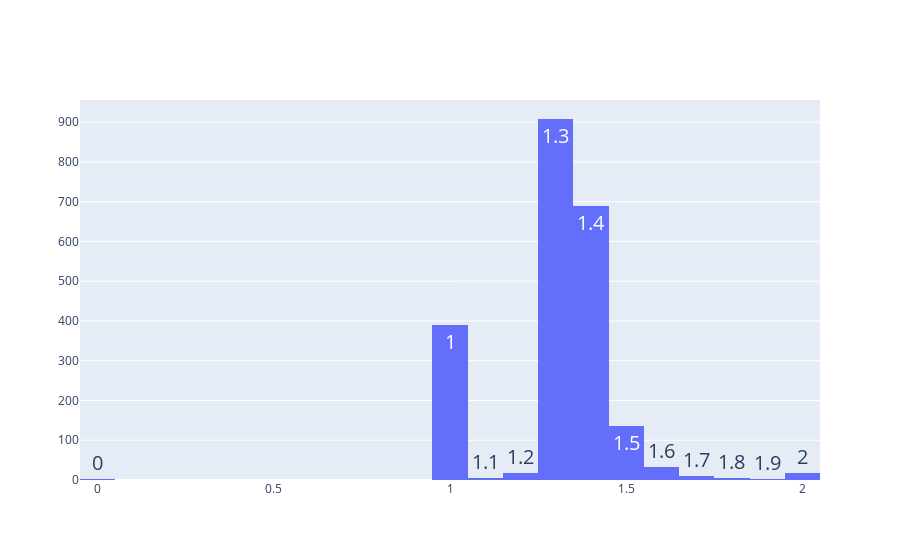

Notebook source saved alongside this figure:
### Code cell
numbers = games.filter(pl.col('raptors').eq(True), pl.col('nuttyb_hp').is_not_null())[
    'raptor_queentimemult'
].to_list()
fig = go.Figure()
fig.add_trace(
    go.Histogram(
        x=numbers,
        name='count',
        texttemplate='%{x}',
        textfont_size=20,
        # xbins={'start': 0, 'end': 10, 'size': 0.2},
        # nbinsx=20,
    )
)

fig.show()

### Figure 1 — Plotly figure (JSON) as saved in the notebook; plotly's stock layout.template omitted (floating-point values rounded to 4 significant figures; data arrays with more than 128 entries replaced by an {"elided": "..."} marker saying what was removed)
{"data": [{"name": "count", "textfont": {"size": 20}, "texttemplate": "%{x}", "type": "histogram", "x": {"elided": "2214 float values"}}], "layout": {}}
